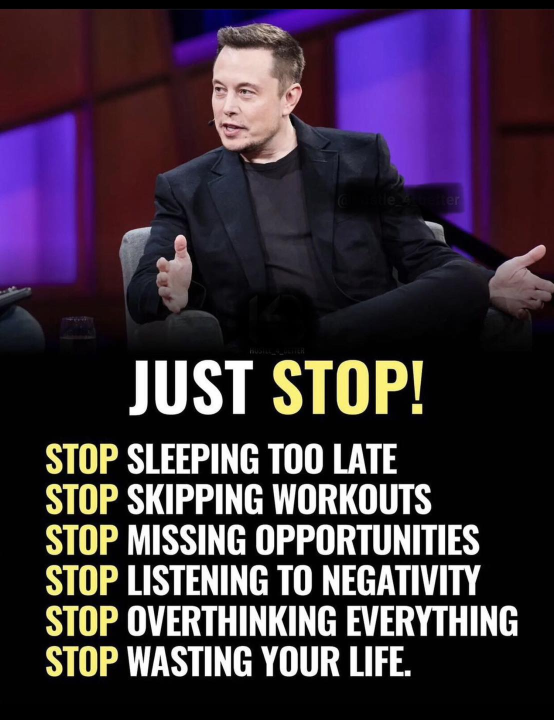
#> input picture motivationalImage.jpg, 1108 x 1440 px (shown at 1/2 size)
$ python main.py
#> lines starting #> are read from the running program, lines starting #| are printed output that depends on the picture
import cv2

'''
    Syntax: cv2.imread(path, flag)

    Parameters:
    path: A string representing the path of the image to be read.
    flag: It specifies the way in which image should be read. It’s default value is cv2.IMREAD_COLOR

    Return Value: This method returns an image that is loaded from the specified file.

    cv2.IMREAD_COLOR: It specifies to load a color image.
    Any transparency of image will be neglected. It is the default flag.
    Alternatively, we can pass integer value 1 for this flag.

    cv2.IMREAD_GRAYSCALE: It specifies to load an image in grayscale mode.
    Alternatively, we can pass integer value 0 for this flag.

    cv2.IMREAD_UNCHANGED: It specifies to load an image as such including alpha channel.
    Alternatively, we can pass integer value -1 for this flag.
'''


source = "motivationalImage.jpg"
destination = './resizedImage3.jpg'
# Percent by which the image is resized
scale_percent = 50


src = cv2.imread(source, cv2.IMREAD_UNCHANGED)
#> src is the input picture: shape (1440, 1108, 3); mean B, G, R 60.8, 47.6, 60.4
# todo  displaying the image
cv2.imshow("title", src)

#todo  calculating the 50 percent of original dimension
new_width = int(src.shape[1] * scale_percent/ 100)
#> new_width = 554
new_height = int(src.shape[0] * scale_percent/ 100)
#> new_height = 720

# dsize
dsize = (new_width, new_height)
#> dsize = (554, 720)

# resize image
output = cv2.resize(src, dsize)
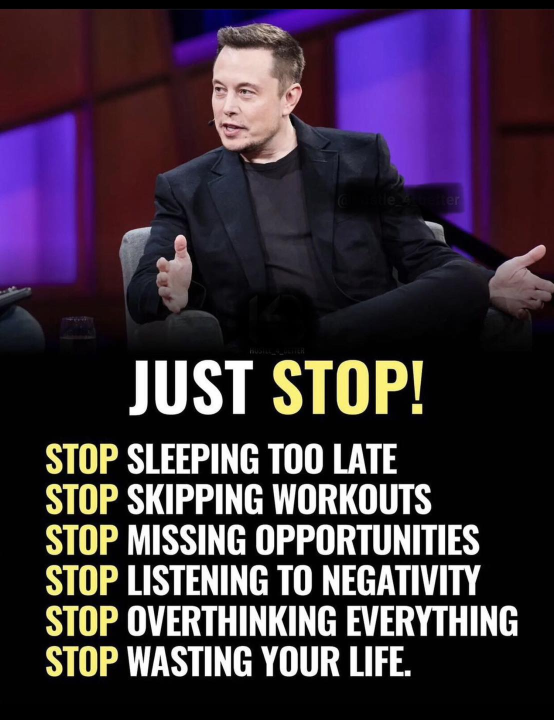
#> output: shape (720, 554, 3); mean B, G, R 60.9, 47.8, 60.5

cv2.imwrite(destination, output)
cv2.waitKey(0)
